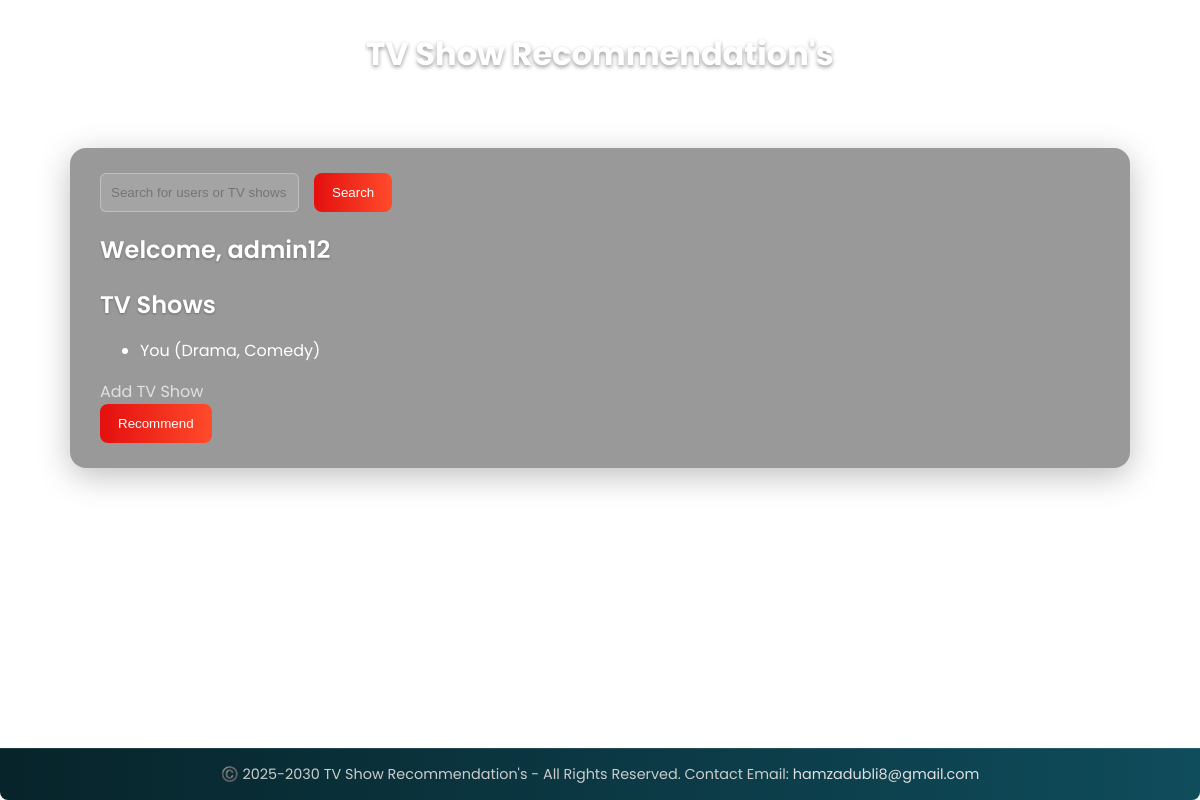
The app's page /profile/1 with its own data.
### models.py (models this page shows)
class User(db.Model):
    id = db.Column(db.Integer, primary_key=True)
    username = db.Column(db.String(50), unique=True, nullable=False)
    password = db.Column(db.String(100), nullable=False)
    is_admin = db.Column(db.Boolean, default=False)  # New attribute
    tv_shows = db.relationship('UserTVShow', backref='user', lazy=True)

class UserTVShow(db.Model):
    id = db.Column(db.Integer, primary_key=True)
    user_id = db.Column(db.Integer, db.ForeignKey('user.id'), nullable=False)
    tv_show_id = db.Column(db.Integer, db.ForeignKey('tv_show.id'), nullable=False)

class TVShow(db.Model):
    id = db.Column(db.Integer, primary_key=True)
    season_name = db.Column(db.String(100), nullable=False)  # New attribute
    total_episodes = db.Column(db.Integer, nullable=False)  # New attribute
    cast_main_roles = db.Column(db.String(500), nullable=False)  # New attribute
    genre = db.Column(db.String(50), nullable=False)
    year_released = db.Column(db.Integer, nullable=False)  # New attribute
    platform = db.Column(db.String(100), nullable=False)  # New attribute
    users = db.relationship('UserTVShow', backref='tv_show', lazy=True)

### app.py (the view)
@app.route('/profile/<int:user_id>')
def profile(user_id):
    user = db.session.get(User, user_id)
    return render_template('profile.html', user=user)

### templates/profile.html (shortened to what this page needs)
{% extends 'base.html' %}
{% block content %}
<div class="global-search-bar">
    <form action="/search" method="GET" class="search-form">
        <input
            type="text"
            name="q"
            placeholder="Search for users or TV shows"
            class="search-input"
            required
        >
        <button type="submit" class="search-button">Search</button>
    </form>
</div>
<h2>Welcome, {{ user.username }}</h2>
<h2>TV Shows</h2>
<ul>
    {% for show in user.tv_shows %}
    <li>{{ show.tv_show.season_name }} ({{ show.tv_show.genre }})</li>
    {% endfor %}
</ul>
<a href="/add_tv_show/{{ user.id }}">Add TV Show</a>
<form action="{{ url_for('recommend_from_profile', user_id=user.id) }}" method="post">
    <button type="submit">Recommend</button>
</form>
{% endblock %}

### static/css/styles.css (style rules this page uses)
html, body { height: 100%; margin: 0; padding: 0; display: flex; flex-direction: column; font-family: 'Poppins', sans-serif; background: url("/static/background.jpg") no-repeat center center / cover; color: #f0f0f0; }
h2 { color: #ffffff; margin-bottom: 10px; font-weight: 600; text-shadow: 0 1px 3px rgba(0,0,0,0.3); }
form { display: flex; flex-wrap: wrap; gap: 15px; }
form input[type="text"], form input[type="number"], form input[type="email"], form input[type="password"], form select { padding: 10px; border: 1px solid rgba(255,255,255,0.3); border-radius: 6px; background: rgba(255,255,255,0.1); color: #fff; transition: border-color 0.3s ease, background 0.3s ease; }
form button { background: linear-gradient(90deg, #e40f0f, #ff4b2b); color: #fff; padding: 12px 18px; border: none; border-radius: 8px; cursor: pointer; font-weight: 500; transition: transform 0.2s ease, box-shadow 0.2s ease; }
a { color: #e0e0e0; text-decoration: none; transition: color 0.2s ease; }

### records on screen
User: username "admin12"
UserTVShow: tv_show.season_name "You", tv_show.genre "Drama, Comedy"
